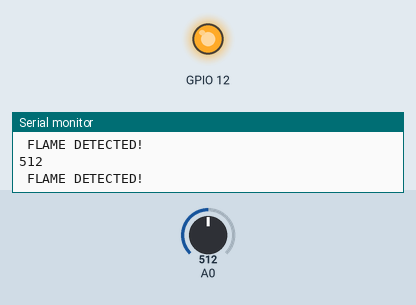
Simulated run of this sketch. Board: ESP8266 (NodeMCU). Shown: output pins drawn as LEDs (lit = HIGH), the last lines printed to the serial monitor. The test bench sets the inputs (shaded band); at power-on: A0 = 512. WiFi joins after 1.5 s; servers stay silent unless stated; no MQTT or app messages arrive unless stated.

Above: at 6.9 s.
7.0 s: A0 set to 888
8.7 s: A0 set to 916
At 10.5 s:
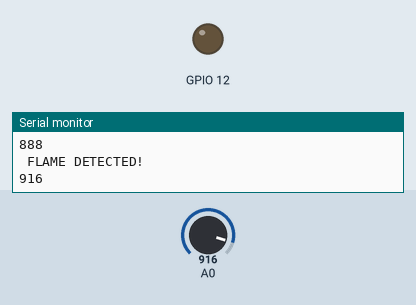
11.0 s: A0 set to 890
At 12.0 s:
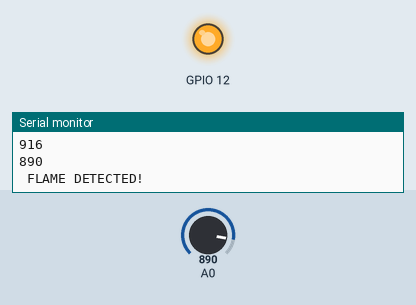
Timing chart, 0 to 14.0 s (numbered marks = the images above; inputs shaded):
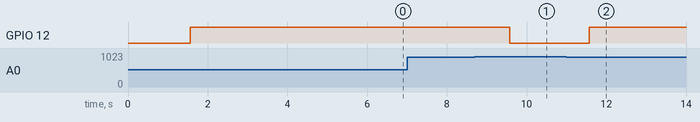

The sketch:

flame_mqtt.ino
```cpp
//#include <WiFi.h>         //WIFI shield
#include <ESP8266WiFi.h>  //ESP8266
#include <PubSubClient.h>

char ssid[] = "KT_GiGA_2G_Wave2_72E6";
char password[] = "axc1kf9290";
const char* mqtt_server = "172.30.1.21"; //mqtt_server_IP

WiFiClient espClient;
PubSubClient client(espClient);


void setup_wifi() {
  delay(10);
  // We start by connecting to a WiFi network
  Serial.println();
  Serial.print("Connecting to ");
  Serial.println(ssid);

  WiFi.begin(ssid, password);
  Serial.println(WiFi.status());
  Serial.println(WL_CONNECTED);
  while (WiFi.status() != WL_CONNECTED) {
    //for(int i = 0; i<500; i++){
      delay(500);
    //}
    Serial.print(".");
  }
  Serial.println("");
  Serial.println("WiFi connected");
  Serial.println("IP address: ");
  Serial.println(WiFi.localIP());
}

void reconnect() {
  // Loop until we're reconnected
  while (!client.connected()) {
    Serial.print("Attempting MQTT connection...");
    // Attempt to connect
    if (client.connect("ClientID")) { //change to ClientID
      Serial.println("connected");

      // ... and resubscribe
      client.subscribe("Topic");

      // Once connected, publish an announcement...
      client.publish("Topic", "test msg");

    } else {
      Serial.print("failed, rc=");
      Serial.print(client.state());
      Serial.println(" try again in 5 seconds");
      // Wait 5 seconds before retrying
    }
  }
}

void callback(char* topic, byte* payload, unsigned int length) {
  Serial.print("Message arrived [");
  Serial.print(topic);
  Serial.print("] ");
  String msg = "";
  for (int i = 0; i < length; i++) {
    msg +=(char)payload[i];
  }
  Serial.print(msg);
  Serial.println();
}

void setup() {
  Serial.begin(115200);       //Arduino
  pinMode(A0, INPUT);
  pinMode (12, OUTPUT);
  //Serial.begin(115200);   //ESP8266
  setup_wifi();                   // Connect to wifi
  client.setServer(mqtt_server, 1883);
  client.setCallback(callback);

}

void loop() {
  if (!client.connected()) {
    reconnect();
  }
  client.loop();
  int x = analogRead (A0);
  Serial.println (x);

  if (x < 900)
  {
   Serial.println(" FLAME DETECTED!");
   client.publish("alert:fire", "fire");
   digitalWrite (12, HIGH);
  }
  else
  {
    digitalWrite (12, LOW);
  }
  delay (1000);

}
```

Measured:
- the behaviour switches between 899 and 900 on A0 (found by bisection; images 0 and 1)
- after the input at 8.7 s, GPIO 12: HIGH → LOW after 0.87 s
- after the input at 11.0 s, GPIO 12: LOW → HIGH after 0.57 s
